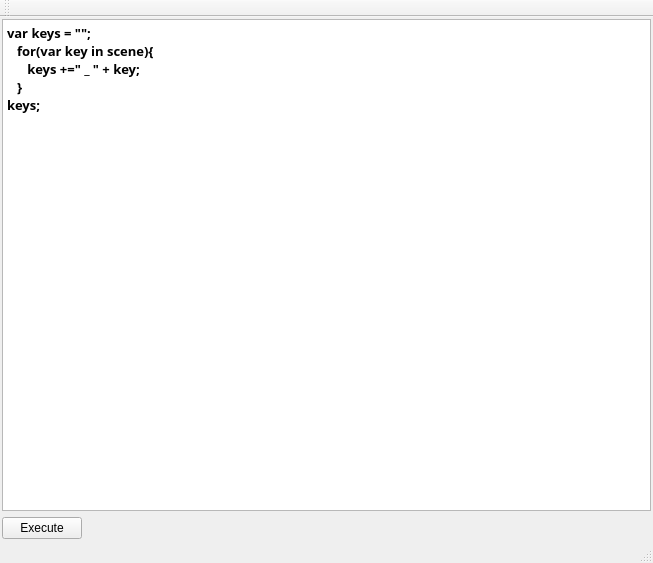
<?xml version="1.0" encoding="UTF-8"?>
<ui version="4.0">
 <class>ScriptWindow</class>
 <widget class="QMainWindow" name="ScriptWindow">
  <property name="geometry">
   <rect>
    <x>0</x>
    <y>0</y>
    <width>653</width>
    <height>563</height>
   </rect>
  </property>
  <property name="windowTitle">
   <string>MainQScriptWindow</string>
  </property>
  <widget class="QWidget" name="centralWidget">
   <layout class="QGridLayout" name="gridLayout">
    <property name="leftMargin">
     <number>2</number>
    </property>
    <property name="topMargin">
     <number>2</number>
    </property>
    <property name="rightMargin">
     <number>2</number>
    </property>
    <property name="bottomMargin">
     <number>2</number>
    </property>
    <item row="1" column="0">
     <widget class="QPushButton" name="executeButton">
      <property name="text">
       <string>Execute</string>
      </property>
      <property name="icon">
       <iconset resource="../../resources/main.qrc">
        <normaloff>:/new/prefix1/lightning.png</normaloff>:/new/prefix1/lightning.png</iconset>
      </property>
      <property name="iconSize">
       <size>
        <width>24</width>
        <height>24</height>
       </size>
      </property>
     </widget>
    </item>
    <item row="1" column="1">
     <spacer name="horizontalSpacer">
      <property name="orientation">
       <enum>Qt::Horizontal</enum>
      </property>
      <property name="sizeHint" stdset="0">
       <size>
        <width>40</width>
        <height>20</height>
       </size>
      </property>
     </spacer>
    </item>
    <item row="0" column="0" colspan="2">
     <widget class="QTextEdit" name="textEdit">
      <property name="font">
       <font>
        <family>Ubuntu Mono</family>
        <pointsize>10</pointsize>
        <weight>75</weight>
        <bold>true</bold>
       </font>
      </property>
      <property name="html">
       <string>&lt;!DOCTYPE HTML PUBLIC &quot;-//W3C//DTD HTML 4.0//EN&quot; &quot;http://www.w3.org/TR/REC-html40/strict.dtd&quot;&gt;
&lt;html&gt;&lt;head&gt;&lt;meta name=&quot;qrichtext&quot; content=&quot;1&quot; /&gt;&lt;style type=&quot;text/css&quot;&gt;
p, li { white-space: pre-wrap; }
&lt;/style&gt;&lt;/head&gt;&lt;body style=&quot; font-family:'Ubuntu Mono'; font-size:10pt; font-weight:600; font-style:normal;&quot;&gt;
&lt;p style=&quot; margin-top:0px; margin-bottom:0px; margin-left:0px; margin-right:0px; -qt-block-indent:0; text-indent:0px;&quot;&gt;&lt;span style=&quot; font-family:'Courier New,courier';&quot;&gt;var keys = &amp;quot;&amp;quot;;&lt;/span&gt;&lt;/p&gt;
&lt;p style=&quot; margin-top:0px; margin-bottom:0px; margin-left:0px; margin-right:0px; -qt-block-indent:0; text-indent:0px;&quot;&gt;&lt;span style=&quot; font-family:'Courier New,courier';&quot;&gt;   for(var key in scene){&lt;/span&gt;&lt;/p&gt;
&lt;p style=&quot; margin-top:0px; margin-bottom:0px; margin-left:0px; margin-right:0px; -qt-block-indent:0; text-indent:0px;&quot;&gt;&lt;span style=&quot; font-family:'Courier New,courier';&quot;&gt;      keys +=&amp;quot; _ &amp;quot; + key;&lt;/span&gt;&lt;/p&gt;
&lt;p style=&quot; margin-top:0px; margin-bottom:0px; margin-left:0px; margin-right:0px; -qt-block-indent:0; text-indent:0px;&quot;&gt;&lt;span style=&quot; font-family:'Courier New,courier';&quot;&gt;   }&lt;/span&gt;&lt;/p&gt;
&lt;p style=&quot; margin-top:0px; margin-bottom:12px; margin-left:0px; margin-right:0px; -qt-block-indent:0; text-indent:0px;&quot;&gt;&lt;span style=&quot; font-family:'Courier New,courier';&quot;&gt;keys;&lt;/span&gt;&lt;/p&gt;&lt;/body&gt;&lt;/html&gt;</string>
      </property>
     </widget>
    </item>
   </layout>
  </widget>
  <widget class="QMenuBar" name="menuBar">
   <property name="geometry">
    <rect>
     <x>0</x>
     <y>0</y>
     <width>653</width>
     <height>20</height>
    </rect>
   </property>
  </widget>
  <widget class="QToolBar" name="mainToolBar">
   <attribute name="toolBarArea">
    <enum>TopToolBarArea</enum>
   </attribute>
   <attribute name="toolBarBreak">
    <bool>false</bool>
   </attribute>
  </widget>
  <widget class="QStatusBar" name="statusBar"/>
 </widget>
 <layoutdefault spacing="6" margin="11"/>
 <resources>
  <include location="../../resources/main.qrc"/>
 </resources>
 <connections/>
</ui>
